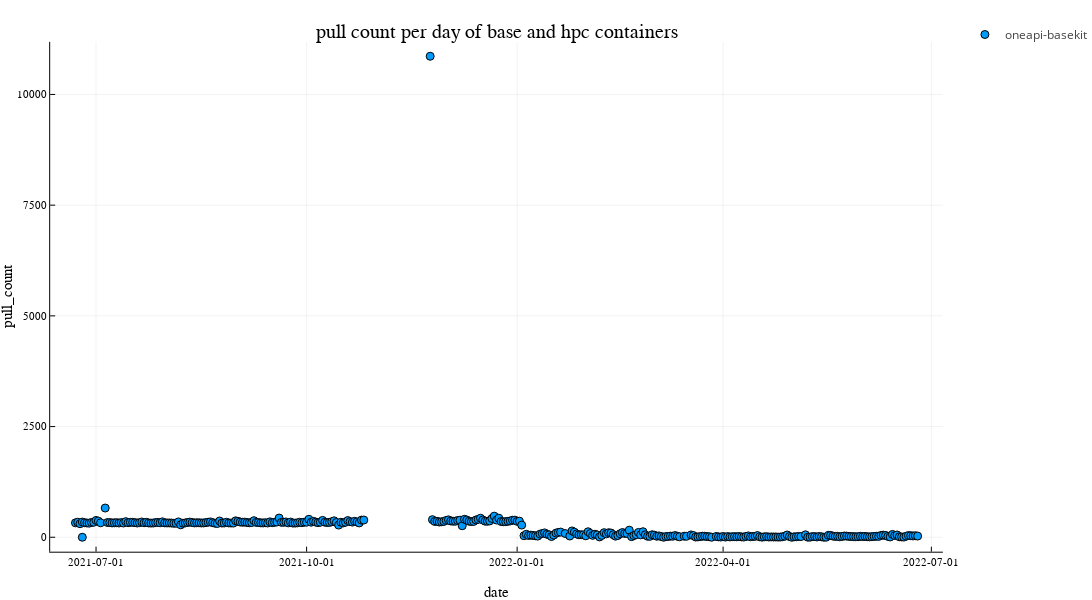

Notebook source saved alongside this figure:
### Code cell
basekit_plt_per_day = @df basekit plot(
    :date,
    :pull_count_per_day,
    group= :name,
    lw=2,
    title="pull count per day of base and hpc containers",
    xlabel="date",
    ylabel="pull_count",
    size=(1200, 600),
    seriestype=:scatter
)

### Figure 1 — Plotly figure (JSON) as saved in the notebook; plotly's stock layout.template omitted (floating-point values rounded to 4 significant figures; data arrays with more than 128 entries replaced by an {"elided": "..."} marker saying what was removed)
{"data": [{"colorbar": {"title": ""}, "legendgroup": "oneapi-basekit", "marker": {"color": "rgba(0, 154, 250, 1.000)", "line": {"color": "rgba(0, 0, 0, 1.000)", "width": 1}, "size": 8, "symbol": "circle"}, "mode": "markers", "name": "oneapi-basekit", "showlegend": true, "type": "scatter", "x": {"elided": "335 int values"}, "xaxis": "x", "y": {"elided": "335 int values"}, "yaxis": "y", "zmax": null, "zmin": null}], "layout": {"annotations": [{"font": {"color": "rgba(0, 0, 0, 1.000)", "family": "sans-serif", "size": 20}, "rotation": 0, "showarrow": false, "text": "pull count per day of base and hpc containers", "x": 0.5249, "xanchor": "center", "xref": "paper", "y": 1, "yanchor": "top", "yref": "paper"}], "height": 600, "legend_position": {"bgcolor": "rgba(255, 255, 255, 1.000)", "bordercolor": "rgba(0, 0, 0, 1.000)", "borderwidth": 1, "font": {"color": "rgba(0, 0, 0, 1.000)", "family": "sans-serif", "size": 11}, "title": {"font": {"color": "rgba(0, 0, 0, 1.000)", "family": "sans-serif", "size": 15}, "text": ""}, "tracegroupgap": 0, "traceorder": "normal", "x": 1, "xanchor": "auto", "y": 1, "yanchor": "auto"}, "margin": {"b": 20, "l": 0, "r": 0, "t": 20}, "paper_bgcolor": "rgba(255, 255, 255, 1.000)", "plot_bgcolor": "rgba(255, 255, 255, 1.000)", "showlegend": true, "width": 1200, "xaxis": {"anchor": "y", "domain": [0.05305, 0.9967], "gridcolor": "rgba(0, 0, 0, 0.100)", "gridwidth": 0.5, "linecolor": "rgba(0, 0, 0, 1.000)", "mirror": false, "range": [738000.0, 738300.0], "showgrid": true, "showline": true, "showticklabels": true, "tickangle": 0, "tickcolor": "rgb(0, 0, 0)", "tickfont": {"color": "rgba(0, 0, 0, 1.000)", "family": "sans-serif", "size": 11}, "tickmode": "array", "ticks": "inside", "ticktext": ["2021-07-01", "2021-10-01", "2022-01-01", "2022-04-01", "2022-07-01"], "tickvals": [737972, 738064, 738156, 738246, 738337], "title": "date", "titlefont": {"color": "rgba(0, 0, 0, 1.000)", "family": "sans-serif", "size": 15}, "type": "-", "visible": true, "zeroline": false, "zerolinecolor": "rgba(0, 0, 0, 1.000)"}, "yaxis": {"anchor": "x", "domain": [0.05054, 0.961], "gridcolor": "rgba(0, 0, 0, 0.100)", "gridwidth": 0.5, "linecolor": "rgba(0, 0, 0, 1.000)", "mirror": false, "range": [-325.9, 11190.0], "showgrid": true, "showline": true, "showticklabels": true, "tickangle": 0, "tickcolor": "rgb(0, 0, 0)", "tickfont": {"color": "rgba(0, 0, 0, 1.000)", "family": "sans-serif", "size": 11}, "tickmode": "array", "ticks": "inside", "ticktext": ["0", "2500", "5000", "7500", "10000"], "tickvals": [0, 2500, 5000, 7500, 10000], "title": "pull_count", "titlefont": {"color": "rgba(0, 0, 0, 1.000)", "family": "sans-serif", "size": 15}, "type": "-", "visible": true, "zeroline": false, "zerolinecolor": "rgba(0, 0, 0, 1.000)"}}}
